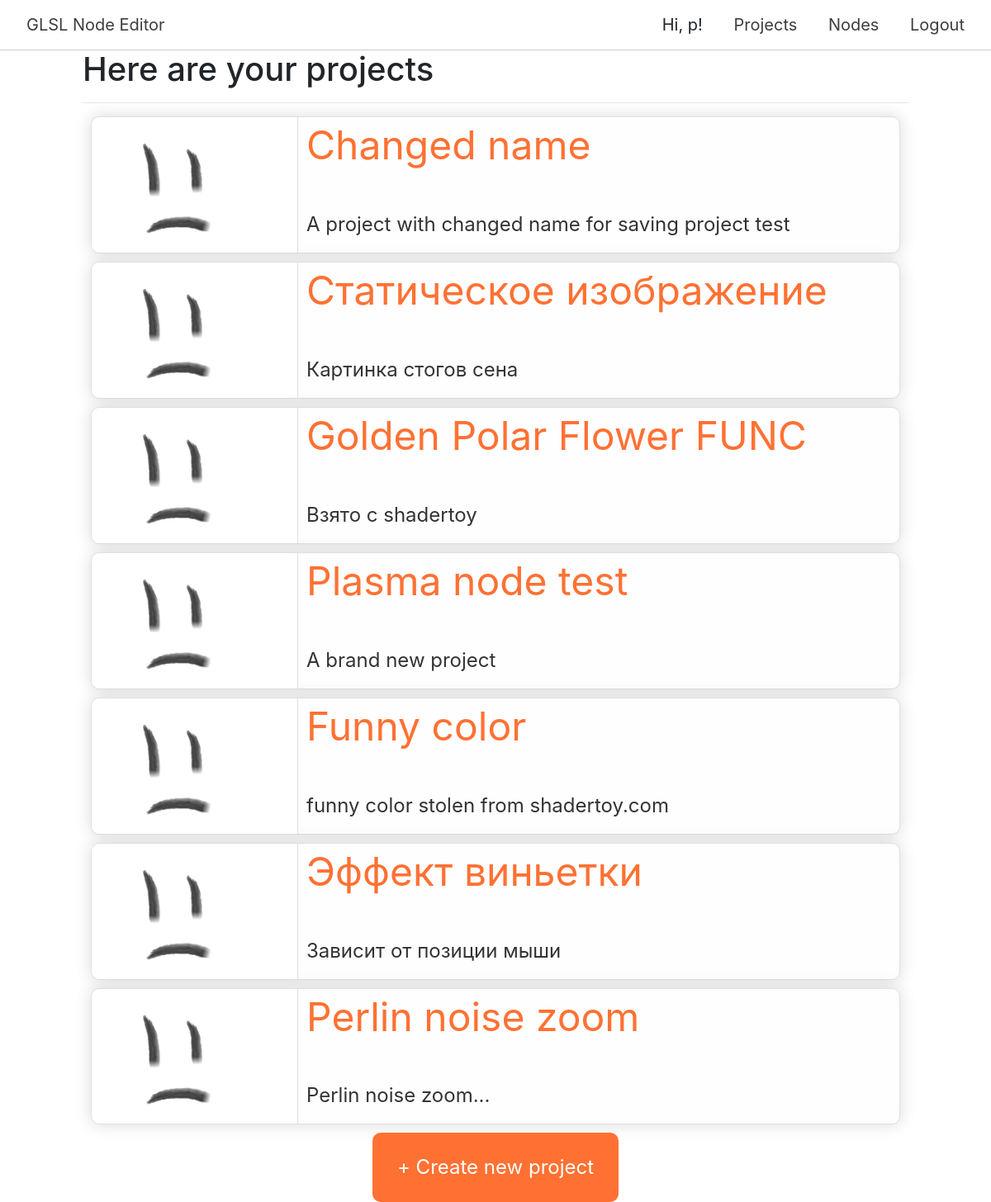
Before: /project (signed in) with the older database file.
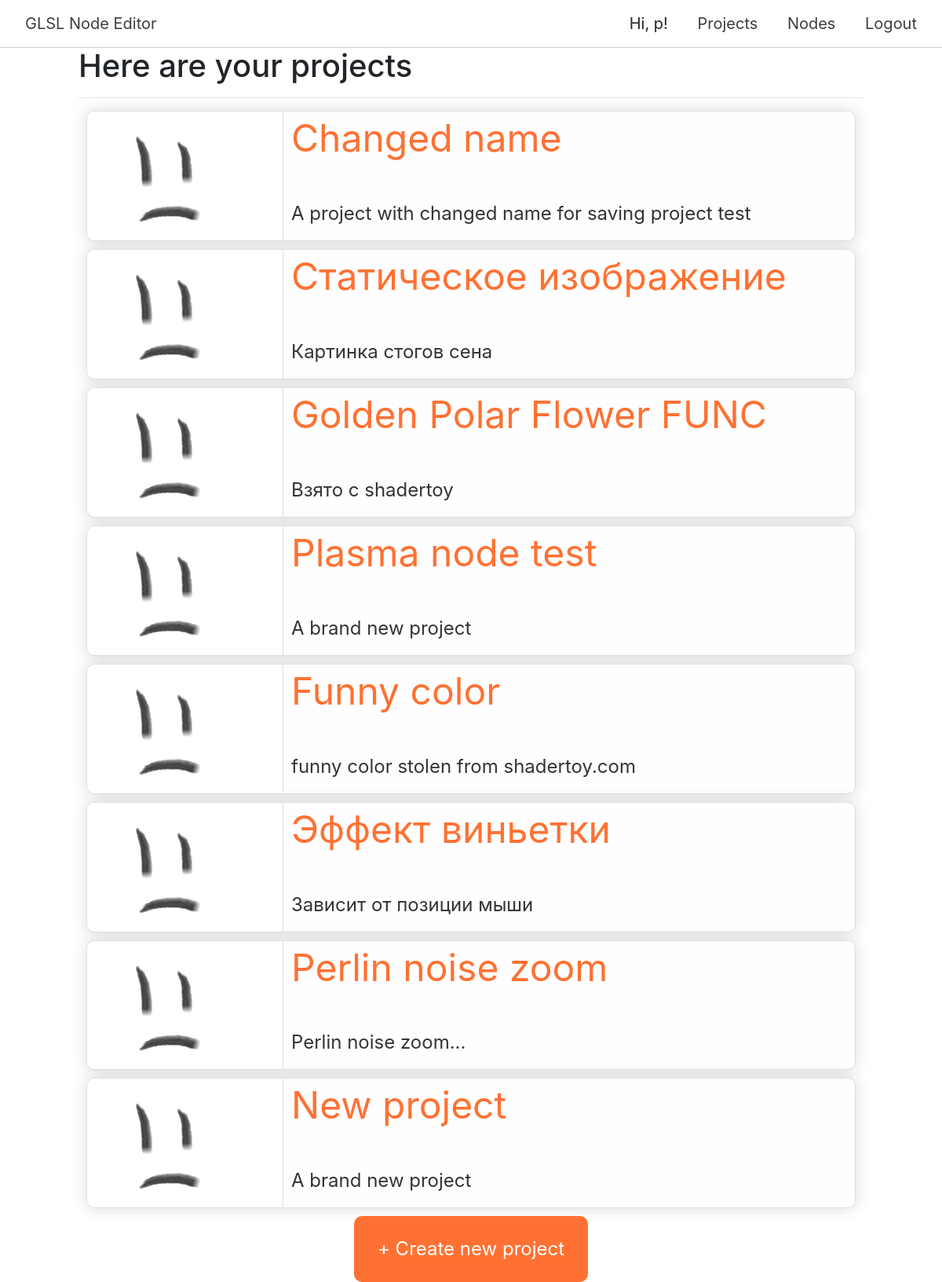
After: the same page with the newer database file.
### db/models/user_model.py (models this page shows, shortened)
class UserModel(SqlAlchemyBase, UserMixin):
    __tablename__ = 'users'
    id = sqlalchemy.Column(sqlalchemy.Integer,
                           primary_key=True, autoincrement=True)
    name = sqlalchemy.Column(sqlalchemy.String(15), unique=True)
    email = sqlalchemy.Column(sqlalchemy.String, unique=True)
    hashed_password = sqlalchemy.Column(sqlalchemy.String)
    create_date = sqlalchemy.Column(sqlalchemy.DateTime, default=datetime.datetime.now)
    used_nodes = sqlalchemy.Column(sqlalchemy.String, default="")
    nodes = orm.relation("NodeModel", back_populates='user')
    projects = orm.relation("ProjectModel", back_populates='user')

### db/models/project_model.py (models this page shows)
class ProjectModel(SqlAlchemyBase):
    __tablename__ = 'projects'
    id = sqlalchemy.Column(sqlalchemy.Integer,
                           primary_key=True, autoincrement=True)
    json_code = sqlalchemy.Column(sqlalchemy.String, nullable=True)
    user_id = sqlalchemy.Column(sqlalchemy.Integer,
                                sqlalchemy.ForeignKey("users.id"))
    name = sqlalchemy.Column(sqlalchemy.String)
    description = sqlalchemy.Column(sqlalchemy.String)
    img_src = sqlalchemy.Column(sqlalchemy.String)
    user = orm.relation('UserModel')

### app.py (the view)
@app.route('/project')
@login_required
def projects_page():
    session = db_session.create_session()
    projects = session.query(Project).filter(Project.user_id == current_user.id)
    return render_template("projects.html", projects=projects)

### app.py (called while the page is built)
@login_manager.user_loader
def load_user(user_id):
    session = db_session.create_session()
    return session.query(User).get(user_id)

### db/db_session.py (called while the page is built)
def create_session() -> Session:
    global __factory
    return __factory()

### templates/projects.html
{% extends "base.html" %}
{% block content %}
    <link rel="stylesheet" href="/static/projects/css/projects.css">
    <div class="p-title">
        <h1>
            Here are your projects
        </h1>
    </div>
    <hr>
    {% for project in projects %}
        <div class="project" onclick="document.location = '/project/{{ project.id }}'">
            <div class="project-image">
                 <img class="pr-img" src="/static/project_imgs/{{ project.img_src }}">
            </div>
            <div class="project-data">
                <span class="project-name">
                    {{ project.name }}
                </span>
                <br>
                <span class="project-description">
                    {{ project.description }}
                </span>
            </div>
        </div>
    {% endfor %}
    <div class="new-project">
        <button id="new-project" onclick="document.location = '/new_project'"> <span class="big-plus">+</span> Create new project </button>
    </div>
{% endblock %}

### templates/base.html (shortened to what this page needs)
<!DOCTYPE html>
<html lang="en">
<head>
    <link rel="stylesheet"
          href="https://stackpath.bootstrapcdn.com/bootstrap/4.4.1/css/bootstrap.min.css"
>
    <link rel="stylesheet" href="/static/base/css/base.css">
</head>
<body>
<header>
    <div class="navbar">
        <div class="title">
            <a href="/"> GLSL Node Editor </a>
        </div>
        <div class="inner-bar">
            {% if current_user.is_authenticated %}
                <a>Hi, {{ current_user.name }}! </a>
                <a href="/project"> Projects </a>
                <a href="/node"> Nodes </a>
                <a href="/logout"> Logout </a>
            {% else %}
                <a href="/login"> Sign in </a>
            {% endif %}
        </div>
    </div>
</header>
<div class="main-content">
    {% block content %} {% endblock %}
</div>
</body>
</html>

### static/base/css/base.css (style rules this page uses)
body { margin: 0; line-height: 1.0; position: relative; }
.navbar { font-family: -apple-system,BlinkMacSystemFont,"Segoe UI",Roboto,"Helvetica Neue",Arial,"Noto Sans",sans-serif,"Apple Color Emoji","Segoe UI Emoji","Segoe UI Symbol","Noto Color Emoji"; display: grid; grid-template-columns: 1fr 3fr; height: 60px; box-shadow: 0 1px 0 rgba(0, 0, 0, 0.2); z-index: 11; position: absolute; width: 100%; background-color: #ffffff; }
.title { text-align: left; }
.inner-bar { text-align: right; }
.main-content { top: 60px; position: relative; height: 100vh; }
a { padding: 14px 16px; margin-top: 10px; text-decoration: none; color: #3e3e3e; font-size: 20px; }

### static/projects/css/projects.css (style rules this page uses)
.main-content { width: 1000px; margin: auto; }
.project { margin: 10px; display: grid; grid-template-columns: 250px 1fr; border-radius: 10px; border: 1px solid #e0e0e0; background-color: #fefefe; box-shadow: 0 0 20px rgba(0, 0, 0, 0.15); transition: transform ease-in-out 200ms; }
.project-data { font-family: -apple-system,BlinkMacSystemFont,"Segoe UI",Roboto,"Helvetica Neue",Arial,"Noto Sans",sans-serif,"Apple Color Emoji","Segoe UI Emoji","Segoe UI Symbol","Noto Color Emoji"; display: inherit; }
.project-name { font-size: 300%; color: #ff7133; margin:10px; }
.project-description { font-size: 150%; color: #333333; margin:10px; }
.project-image { aspect-ratio: 16/9; width: 250px; }
.pr-img { width: 250px; border-radius: 10px 0 0 10px; border-right: 1px solid #e0e0e0; }
.new-project { text-align: center; }
.new-project button { background-color: #ff7133; margin: auto; width: auto; border: none; padding:30px; border-radius: 10px; color: #ffffff; font-size: 150%; }

Changed rows visible on the page:
added ProjectModel: img_src (placeholder picture), name "New project", description "A brand new project"
